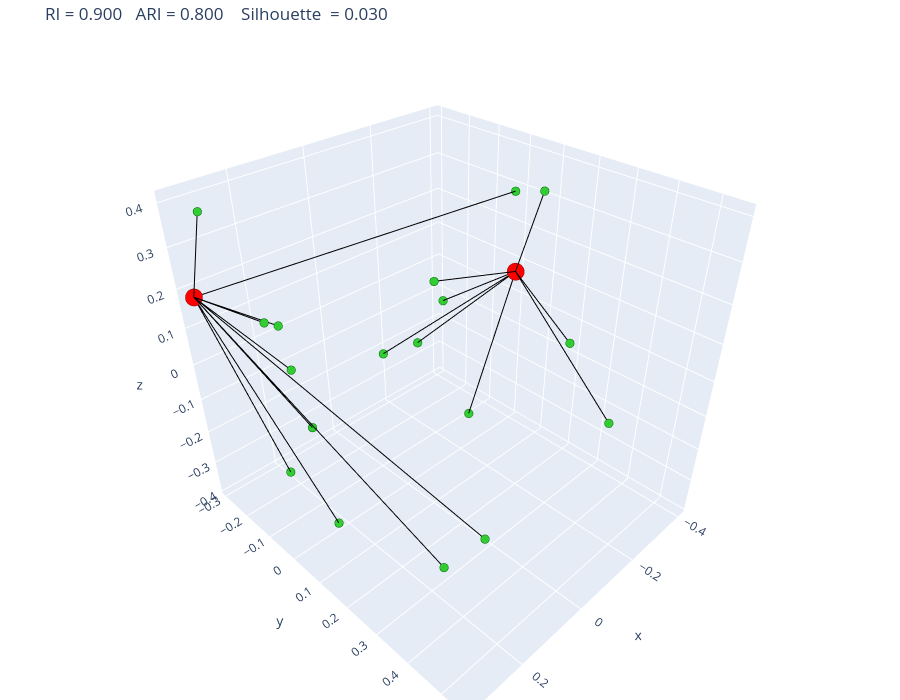

Notebook source saved alongside this figure:
### Code cell
from sklearn.decomposition import PCA
import plotly.graph_objects as go

X3 = PCA(n_components=3).fit_transform(X)
centers = ap.cluster_centers_indices_     # номера рецептов-центров
C3 = X3[centers]                          # их координаты на графике

# палочки: от каждой точки к своему центру
lx, ly, lz = [], [], []
for p, c in zip(X3, C3[lab]):
    lx += [p[0], c[0], None]
    ly += [p[1], c[1], None]
    lz += [p[2], c[2], None]

fig = go.Figure()
fig.add_trace(go.Scatter3d(x=lx, y=ly, z=lz, mode='lines',
                           line=dict(color='black', width=2), hoverinfo='skip'))
fig.add_trace(go.Scatter3d(x=X3[:, 0], y=X3[:, 1], z=X3[:, 2], mode='markers',
                           marker=dict(size=5, color='limegreen', line=dict(color='darkgreen', width=1)),
                           text=df['text'].str[:40]))
fig.add_trace(go.Scatter3d(x=C3[:, 0], y=C3[:, 1], z=C3[:, 2], mode='markers',
                           marker=dict(size=10, color='red', line=dict(color='darkred', width=1)),
                           text=df['text'][centers].str[:40]))
fig.update_layout(height=700, width=900, margin=dict(l=0, r=0, t=40, b=0), showlegend=False,
                  title=f'RI = {ri:.3f}   ARI = {ari:.3f}    Silhouette  = {sil:.3f}')
fig.show()

### Figure 1 — Plotly figure (JSON) as saved in the notebook; plotly's stock layout.template omitted (floating-point values rounded to 4 significant figures)
{"data": [{"hoverinfo": "skip", "line": {"color": "black", "width": 2}, "mode": "lines", "type": "scatter3d", "x": [0.343, 0.343, null, 0.3296, 0.343, null, 0.3268, 0.343, null, 0.2724, 0.343, null, 0.1084, 0.343, null, 0.3321, 0.343, null, 0.2643, 0.343, null, 0.2314, 0.343, null, 0.2511, 0.343, null, 0.23, 0.343, null, -0.1467, -0.4032, null, -0.4032, -0.4032, null, -0.2972, -0.4032, null, -0.3217, -0.4032, null, -0.3191, 0.343, null, -0.2342, -0.4032, null, -0.2649, -0.4032, null, -0.3799, -0.4032, null, -0.2754, -0.4032, null, -0.04653, -0.4032, null], "y": [-0.2891, -0.2891, null, 0.04404, -0.2891, null, -0.02297, -0.2891, null, -0.1321, -0.2891, null, -0.254, -0.2891, null, -0.2165, -0.2891, null, 0.405, -0.2891, null, 0.002945, -0.2891, null, -0.1126, -0.2891, null, 0.4811, -0.2891, null, -0.2505, -0.004996, null, -0.004996, -0.004996, null, -0.06325, -0.004996, null, 0.2439, -0.004996, null, 0.05244, -0.2891, null, -0.1349, -0.004996, null, -0.2382, -0.004996, null, 0.08934, -0.004996, null, -0.1441, -0.004996, null, 0.5445, -0.004996, null], "z": [0.1815, 0.1815, null, 0.1469, 0.1815, null, -0.1693, 0.1815, null, 0.1539, 0.1815, null, -0.301, 0.1815, null, 0.4013, 0.1815, null, -0.1897, 0.1815, null, -0.3834, 0.1815, null, 0.1454, 0.1815, null, -0.07546, 0.1815, null, -0.1834, 0.06942, null, 0.06942, 0.06942, null, -0.373, 0.06942, null, 0.0002112, 0.06942, null, 0.3315, 0.1815, null, 0.05539, 0.06942, null, -0.1958, 0.06942, null, 0.3248, 0.06942, null, -0.02264, 0.06942, null, 0.08336, 0.06942, null]}, {"marker": {"color": "limegreen", "line": {"color": "darkgreen", "width": 1}, "size": 5}, "mode": "markers", "text": ["Classic Chocolate Chip Cookies. Preheat ", "Vanilla Sponge Cake. Grease and line two", "Lemon Tart. Make the pastry by rubbing 1", "Blueberry Muffins. Heat the oven to 200 ", "Apple Crumble Pie. Peel, core and slice ", "Chocolate Brownies. Line a square baking", "Strawberry Cheesecake. Crush 200 grams o", "Cinnamon Rolls. Warm 240 millilitres of ", "French Macarons. Sift 100 grams of groun", "Tiramisu. Brew 300 millilitres of strong", "Roast Chicken with Garlic and Herbs. Tak", "Pan-Seared Salmon with Lemon Butter. Pat", "Beef Stew with Root Vegetables. Cut 800 ", "Bruschetta with Tomatoes and Basil. Dice", "Shrimp Garlic Skewers. Peel and devein 5", "Stuffed Mushrooms with Bacon. Remove the", "Grilled Pork Chops with Mustard Sauce. S", "Fish Tacos with Cabbage Slaw. Cut 500 gr", "Lamb Meatballs in Tomato Sauce. Combine ", "Smoked Salmon Canapés. Cut slices of dar"], "type": "scatter3d", "x": [0.343, 0.3296, 0.3268, 0.2724, 0.1084, 0.3321, 0.2643, 0.2314, 0.2511, 0.23, -0.1467, -0.4032, -0.2972, -0.3217, -0.3191, -0.2342, -0.2649, -0.3799, -0.2754, -0.04653], "y": [-0.2891, 0.04404, -0.02297, -0.1321, -0.254, -0.2165, 0.405, 0.002945, -0.1126, 0.4811, -0.2505, -0.004996, -0.06325, 0.2439, 0.05244, -0.1349, -0.2382, 0.08934, -0.1441, 0.5445], "z": [0.1815, 0.1469, -0.1693, 0.1539, -0.301, 0.4013, -0.1897, -0.3834, 0.1454, -0.07546, -0.1834, 0.06942, -0.373, 0.0002112, 0.3315, 0.05539, -0.1958, 0.3248, -0.02264, 0.08336]}, {"marker": {"color": "red", "line": {"color": "darkred", "width": 1}, "size": 10}, "mode": "markers", "text": ["Classic Chocolate Chip Cookies. Preheat ", "Pan-Seared Salmon with Lemon Butter. Pat"], "type": "scatter3d", "x": [0.343, -0.4032], "y": [-0.2891, -0.004996], "z": [0.1815, 0.06942]}], "layout": {"height": 700, "margin": {"b": 0, "l": 0, "r": 0, "t": 40}, "showlegend": false, "title": {"text": "RI = 0.900   ARI = 0.800    Silhouette  = 0.030"}, "width": 900}}
